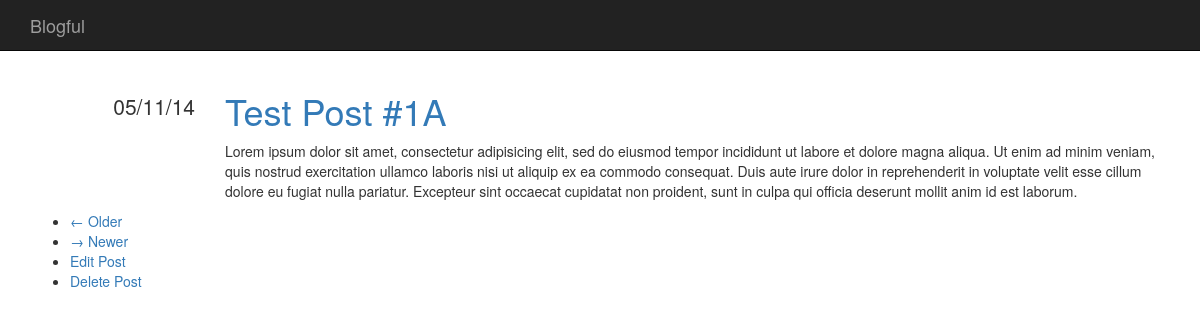
/post/28, run on the app's committed database.
### blog/models.py (models this page shows)
class Post(Base):
    __tablename__ = "posts"
    id = Column(Integer, Sequence("post_id_sequence"), primary_key=True)
    title = Column(String(1024))
    content = Column(Text)
    datetime = Column(DateTime, default=datetime.datetime.now)
    author_id = Column(Integer, ForeignKey('users.id'))

### blog/views.py (the view)
@app.route("/")
@app.route("/post/<int:post>")
def posts(post=1, paginate_by=1):
    page_index = post #- 1
    count = session.query(Post).count()
    start = page_index * paginate_by
    end = start + paginate_by
    total_pages = (count - 1) / paginate_by + 1
    has_next = page_index > 0
    has_prev = page_index < total_pages - 1
    posts = session.query(Post)
    posts = posts.order_by(Post.datetime)
    posts = posts[start:end]
    return render_template("posts.html",
        posts=posts,
        has_next=has_next,
        has_prev=has_prev,
        post=post,
        total_pages=total_pages
    )

### blog/filters.py (called while the page is built)
@app.template_filter()
def dateformat(date, format):
    if not date:
        return None
    return date.strftime(format)

### blog/templates/posts.html
{% import "macros.html" as macros %}
{% extends "base.html" %}
{% block content %}
{% for post in posts %}
{{ macros.render_post(post) }}
{% endfor %}
<ul class="poster">
    {% if has_next %}
    <li class="previous" >
    <a href="{{ url_for('posts', post=post - 1) }}">&larr; Older</a>
    </li>
    {% endif %}
    {% if has_prev %}
    <li class="next">
    <a href="{{ url_for('posts', post=post + 1) }}">&rarr; Newer</a>
    </li>
    {% endif %}
    <li class="edit">
    <a href="edit/{{post}}">Edit Post</a>
	</li>
	<li class="delete">
    <a href="delete/{{post}}">Delete Post</a>
	</li>
</ul>
{% endblock %}

### blog/templates/macros.html (shortened to what this page needs)
{% macro render_post(post) %}
<div class="row">
    <div class="col-md-2 text-right metadata">
        <ul class="list-unstyled">
            <li>
                {{ post.datetime | dateformat("%d/%m/%y") }}
            </li>
        </ul>
    </div>
    <div class="col-md-10">
        <h1>
            <a href="/post/{{post.id -1}}">{{ post.title }}</a>
        </h1>
        {{ post.content | safe }}
    </div>
</div>
{% endmacro %}

### blog/static/css/main.css (style rules this page uses)
div.metadata { margin-top: 20px; font-size: 1.5em; }

### data on the page
Post: datetime "05/11/14", title "Test Post #1A", content "Lorem ipsum dolor sit amet, consectetur adipisicing elit, sed do eiusmod tempor incididunt ut labore et dolore magna aliqua. Ut enim ad minim veniam, quis nostrud exercitation ullamco laboris nisi ut aliquip ex ea commodo consequat. Duis aute irure dolor in reprehenderit in voluptate velit esse cillum dolore eu fugiat nulla pariatur. Excepteur sint occaecat cupidatat non proident, sunt in culpa qui officia deserunt mollit anim id est laborum."
